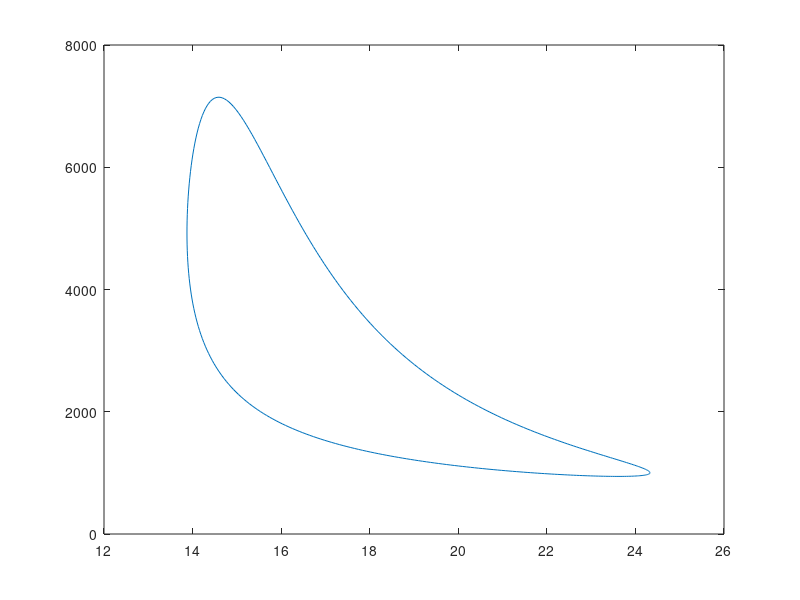

Recreate this plot in MATLAB.
function realStirlingEngine
% realStirlingEngine.m
clc

% A real Stirling Engine cycle calculator
eng = engineGeometry;

% Temperature(s)
TH = 900;       % K - hot
TC = 373;       % K - cold
TR = (TH+TC)/2; % K - regenerator (estimate)

% Gas Properties
R =    2077; % J/kg-K
m = 0.00016; % kg

% If uncertain then estimate: mass of gas using approximate state 1 lower bound
P0 = 1200000; % Pa - base pressure
displacerAngle = 180; % 135 - degrees
ang = displacerAngle * pi / 180;

VH = hotVolume(eng,ang);
VC = coldVolume(eng,ang);
VR = regeneratorVolume(eng,ang);

m = (P0 / R) * (VH/TH + VC/TC + VR / TR); % grams - mass of gas

% Solve cycle
P = [];
V = [];

for displacerAngle = 0:360
    ang = displacerAngle * pi / 180;

    VH = hotVolume(eng,ang);
    VC = coldVolume(eng,ang);
    VR = regeneratorVolume(eng,ang);

    V(end+1) = VH + VC + VR;
    P(end+1) = (m * R) / (VH/TH + VC/TC + VR / TR);
end

plot(V*1e6,P/1000)

CR = max(V) / min(V)

end


%================
% Engine Geometry
function [eng] = engineGeometry
eng.baseDiameter  = 3.2; % cm - clear base inner diameter
eng.baseThickness =   2; % cm - clear base height

eng.displacerDiameter  =    8; % cm - black foam diameter
eng.displacerThickness =  0.1; % cm - black foam thickness
eng.displacerOffset    =  2.8; % cm - distance from hot base to midline of displacer neutral position
eng.displacerStroke    =  1.3; % cm - full distance swing of displacer (from top to bottom)

eng.pistonDiameter   =    3.2; % cm - clear glass piston
eng.pistonOffset     =      1; % cm - distance from cold base to bottom of piston in neutral position
eng.pistonStroke     =    1.3; % cm  - full distance swing of displacer (from top to bottom)
eng.pistonPhase      =  -pi/2; % rad - piston crank angle relative to displacer crank angle
end

%================
% Hot Volume
function [vol] = hotVolume(eng, ang)
hotArea   = pi * eng.baseDiameter^2 / 4; % cm^2
hotHeight = eng.displacerOffset + eng.displacerStroke/2 * cos(ang) - eng.displacerThickness/2;

vol = hotArea * hotHeight;
vol = vol / 1e6; % m^3
end

%================
% Cold Volume
function [vol] = coldVolume(eng, ang)
coldArea1   = pi * eng.baseDiameter^2 / 4; % cm^2
coldHeight1 = eng. baseThickness - (eng.displacerOffset + eng.displacerStroke/2 * cos(ang) + eng.displacerThickness/2); % cm

coldArea2   = pi * eng.pistonDiameter^2 / 4; % cm^2
coldHeight2 = eng.pistonOffset + eng.pistonStroke/2 * cos(ang+eng.pistonPhase); % cm

vol = coldArea1 * coldHeight1 +  coldArea2 * coldHeight2;
vol = vol / 1e6; % m^3
end

%================
% Regenerator Volume
function [vol] = regeneratorVolume(eng, ang) %#ok<INUSD> 
baseArea          = pi * eng.baseDiameter^2 / 4; % cm^2
regeneratorArea   = pi * eng.displacerDiameter^2 / 4; % cm^2

vol = (baseArea - regeneratorArea) * eng.displacerThickness;
vol = vol / 1e6; % m^3
end
